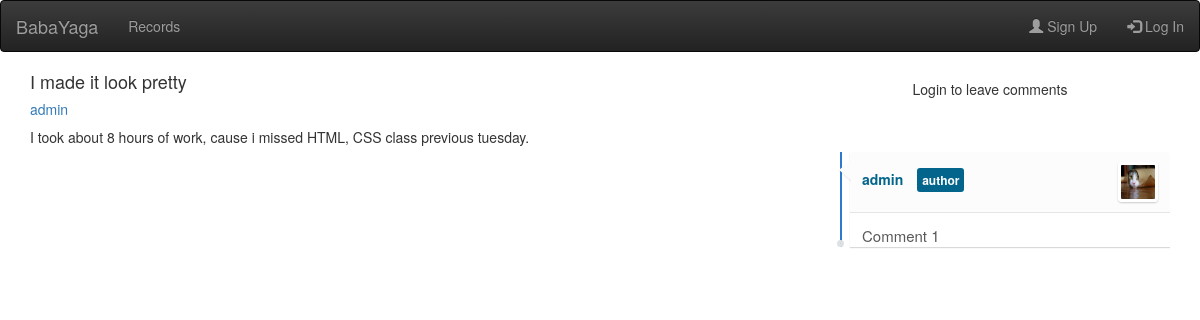
The page /en/blogs/posts/10/ on the database as committed earlier.
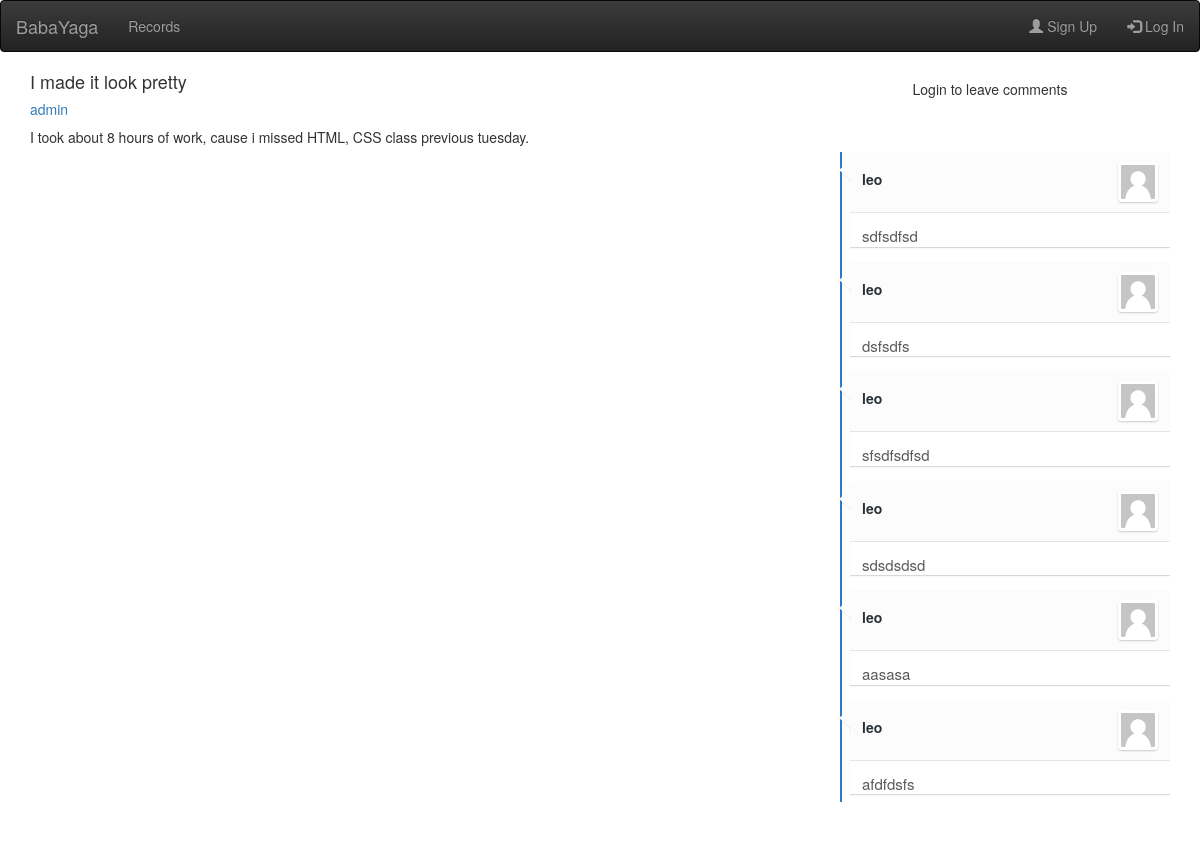
The same page on the database as committed later.
### blogs/models.py (models this page shows, shortened)
class Comment(models.Model):
    text = models.TextField()
    post = models.ForeignKey('Post', db_index=True)
    author = models.ForeignKey('core.User', db_index=True)
    created_at = models.DateTimeField(auto_now_add=True)
    likes = GenericRelation(Like)

### core/models.py (models this page shows)
class User(AbstractUser):
    avatar = models.ImageField(upload_to='avatars/', blank=True, null=True)
    first_name = models.CharField(('first name'), max_length=30, blank=False)
    email = models.EmailField(('E-mail address'), blank=False, unique=True)
    def image_url(self):
        if self.avatar and hasattr(self.avatar, 'url'):
            return self.avatar.url
        else:
            return '{}default-avatar.png'.format(settings.STATIC_URL)

### blogs/views.py (the view, shortened to what this page needs)
# urls.py: url(r'^posts/(?P<pk>[0-9]*)/$', PostView.as_view(), name="blog_post"),
class PostView(FormMixin, DetailView):
    template_name = "post_detailed.html"
    model = Post
    form_class = CommentForm
    def get_context_data(self, **kwargs):
        data = super(PostView, self).get_context_data(**kwargs)
        like_qs = Like.objects.filter(author_id=self.request.user.id)
        data["comments"] = self.object.comment_set.all().prefetch_related(Prefetch('likes', queryset=like_qs)) \
            .annotate(lc=Count('likes')).select_related('author')
        data["form"] = self.get_form(form_class=self.form_class)
        return data
    def get_queryset(self):
        like_qs = Like.objects.filter(author_id=self.request.user.id)
        qs = super(PostView, self).get_queryset()
        qs = qs.annotate(lc=Count('likes')).select_related('author') \
            .prefetch_related(Prefetch('likes', queryset=like_qs))
        return qs
    def get_form(self, form_class=None):
        form = super(PostView, self).get_form(form_class)
        if self.request.user.is_anonymous:
            form = None
        return form

### blogs/templates/post_detailed.html (shortened to what this page needs)
{% extends "blog_generic.html" %}
{% load static %}
{% load addfilt %}
{% load cache %}
{% load i18n %}
{% block content %}
    <div class="container">
        <div class="row">
            <div class="col-xs-8 col-sm-6 col-md-8">
                <div class="media">
                    <div class="media-body">
                        <h4 class="media-heading">{{ post.title }}</h4>
                        <h5><a href="{% url 'blogs:post_list' %}?author={{ post.author }}">{{ post.author }}
                            </a></h5>
                        <p>{{ post.text }}</p>
                    </div>
                    <div class="media-right">
                    </div>
                </div>
            </div>
            <div class="col-xs-8 col-sm-6 col-md-4">
                {% if user.is_authenticated %}
                    <link rel="stylesheet" href="{% static 'css/comment.css' %}">
                    <div class="comment-form">
                        <div class="widget-area no-padding blank">
                            <div class="status-upload">
                                <form name="comment_form" method="post" action="">
                                    {% csrf_token %}
                                    {% for field in form %}
                                        <div class="form-group">
                                            {{ field }}
                                        </div>
                                    {% endfor %}
                                    <button type="submit" class="btn btn-success"><i class="fa fa-share"></i>
                                    </button>
                                </form>
                            </div>
                        </div>
                    </div>
                {% else %}
                    <h5 align="center"> {% trans "Login to leave comments" %} </h5>
                {% endif %}
                <div class="comments-container pre-scrollable ">
                    <ul id="comments-list" class="comments-list">
                        {% cache 500 comments request.user.username %}
                            {% for comment in comments reversed %}
                            {% block comment %}
                                {% include 'comment.html' with liked=comment.likes.all lc=comment.lc %}
                            {% endblock %}
                        {% endfor %}
                        {% endcache %}
                    </ul>
                </div>
            </div>
        </div>
    </div>
{% endblock %}

### blogs/templates/comment.html (shortened to what this page needs)
<li>
    <div class="comment-box" id="{{ comment.id }}">
        <div class="comment-head">
            <div class="comment-avatar" style="float: right"><img
                    src="{{ comment.author.image_url }}"
                    alt="">
            </div>
            {% if comment.post.author == comment.author %}
                <h6 class="comment-name by-author"><a
                        href="{% url 'blogs:post_list' %}?author={{ comment.author }}">{{ comment.author }}
                </a></h6>
            {% else %}
                <h6 class="comment-name"><a
                        href="{% url 'blogs:post_list' %}?author={{ comment.author }}">{{ comment.author }}
                </a></h6>
            {% endif %}
        </div>
        <div class="comment-content">
            <div class="left">
                {{ comment.text }}
            </div>
        </div>
    </div>
</li>

Rows that differ between the two databases and show on the page:
no longer on this page (row unchanged): Comment: author.image_url (placeholder picture), author "admin", text "Comment 1"
added Comment: author "leo", text "sdfsdfsd"
added Comment: author "leo", text "dsfsdfs"
added Comment: author "leo", text "sfsdfsdfsd"
added Comment: author "leo", text "sdsdsdsd"
added Comment: author "leo", text "aasasa"
added Comment: author "leo", text "afdfdsfs"
